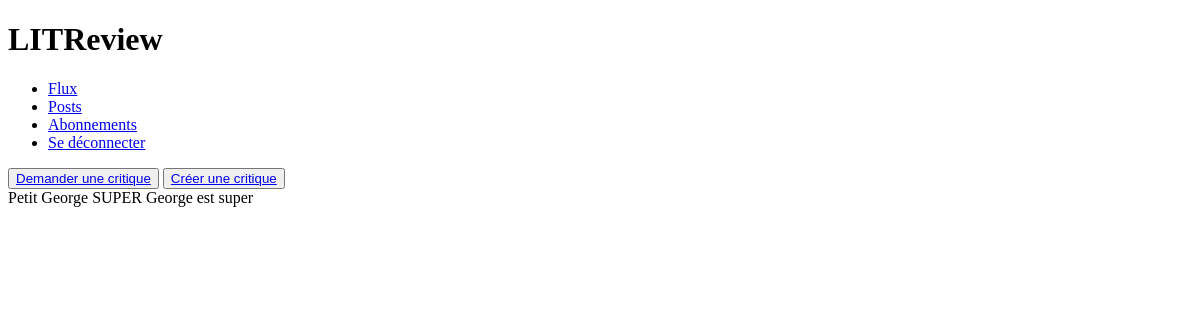
The app's page /feed/ (signed in), older data.
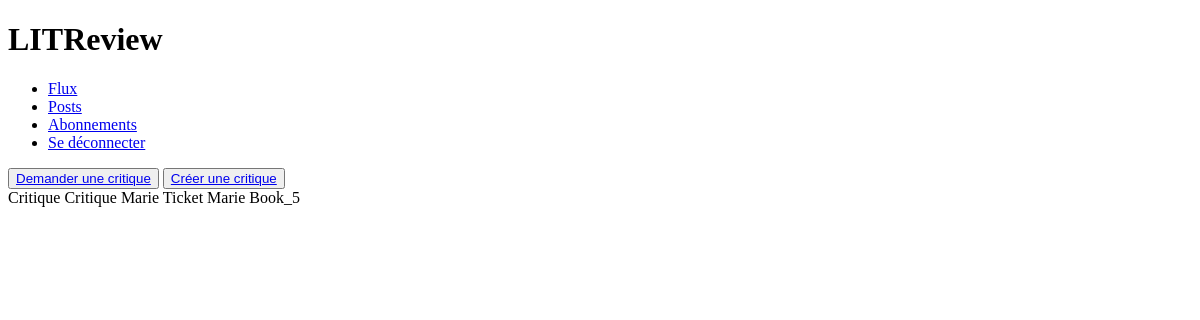
The same page, newer data.
### website/models.py (models this page shows)
class Ticket(models.Model):
    title = models.CharField(max_length=128)
    description = models.TextField(max_length=2048, blank=True)
    user = models.ForeignKey(to=settings.AUTH_USER_MODEL, on_delete=models.CASCADE)
    image = models.ImageField(upload_to="images/", blank=True, null=True)
    time_created = models.DateTimeField(auto_now_add=True)
    def __str__(self):
        return f"{self.title}"

class Review(models.Model):
    ticket = models.ForeignKey(to=Ticket, on_delete=models.CASCADE)
    headline = models.CharField(max_length=128)
    user = models.ForeignKey(to=settings.AUTH_USER_MODEL, on_delete=models.CASCADE)
    rating = models.CharField(max_length=5, choices=NOTE, blank=False, default=None)
    body = models.TextField(max_length=8192, blank=True)
    time_created = models.DateTimeField(auto_now_add=True)
    def __str__(self):
        return f"{self.headline}"

### website/views.py (the view)
# urls.py: path('feed/', feed, name='feed'),
@login_required
def feed(request):
    reviews = Review.objects.filter(
        Q(user__in=request.user.follows.all())
    )
    reviews = reviews.annotate(content_type=Value('REVIEW', CharField()))
    tickets = Ticket.objects.filter(
        Q(user__in=request.user.follows.all())
    )
    tickets = tickets.annotate(content_type=Value('REVIEW', CharField()))
    reviews_and_tickets = sorted(chain(reviews, tickets), key=lambda x: x.time_created, reverse=True)
    context = {"reviews_and_tickets":reviews_and_tickets}
    return render(request, 'feed.html', context)

### website/templates/feed.html (shortened to what this page needs)
{% extends 'base.html'%}
{% block content %}
<section>
    <button><a href="{% url 'ticket' %}">Demander une critique</a></button>
    <button><a href="{% url 'review' %}">Créer une critique</a></button>
    <form method="GET">
        {% for post in reviews_and_tickets %}
            {% if post.content_type == 'TICKET' %}
                {{ post }}
            {% elif post.content_type == 'REVIEW' %}
                {{ post }}
            {% endif %}
        {% endfor %}
    </form>
</section>
{% endblock %}

Row changes from the older to the newer data that the page shows:
no longer on this page (row unchanged): Ticket: title "Petit George"
no longer on this page (row unchanged): Review: headline "SUPER"
no longer on this page (row unchanged): Ticket: title "George est super"
added Review: headline "Critique"
added Ticket: title "Critique Marie"
added Ticket: title "Ticket Marie"
now on this page (row unchanged): Ticket: title "Book_5"
